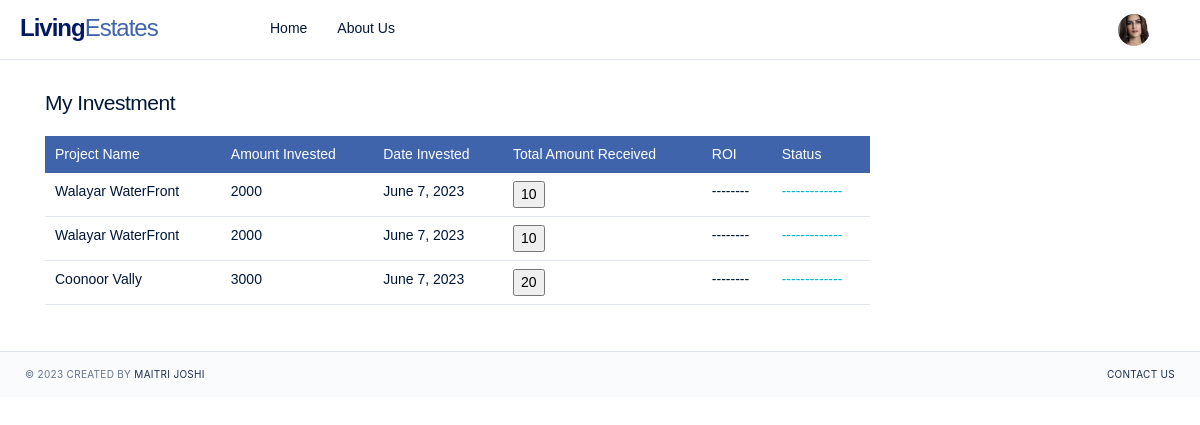
/user_my_investment/ (signed in), run on the app's committed database.
### app/models.py (models this page shows)
class Profile(models.Model):
    user=models.OneToOneField(User,null=True,on_delete=models.CASCADE)
    phone_no=models.CharField(max_length=10)
    address_line1=models.CharField(max_length=30)
    address_line2=models.CharField(max_length=30)
    pincode=models.CharField(max_length=30)
    city=models.CharField(max_length=30)
    country=models.CharField(max_length=30)
    image=models.ImageField(upload_to='profile',null=True,default='default.jpg')
    activate_flag=models.CharField(max_length=10,default='0')

class My_Investment(models.Model):
    amount_invested=models.CharField(max_length=20,default='00')
    amount_received=models.CharField(max_length=20,default='00')
    roi=models.CharField(max_length=10)
    date_of_invested = models.DateField(auto_now_add=True)
    date_of_received = models.CharField(max_length=30)
    project_name=models.CharField(max_length=100)
    username=models.CharField(max_length=20)
    def __str__(self):
        return '{} {} {}'.format(self.id,self.username,self.project_name)

### app/views.py (the view)
# urls.py: path('user_my_investment/', views.user_my_investment, name='user_my_investment'),
def user_my_investment(request):
    user1=request.user
    data1=My_Investment.objects.filter(username=user1)
    print('my investment',data1,user1)
    if request.user=='admin':
        return render(request,'my_investment.html',{'data1':data1})
    else:
        profile_info=Profile.objects.filter(user=request.user)
        if len(profile_info)==1:
            profile_info=Profile.objects.get(user=request.user)
        return render(request,'user_my_investment.html',{'profile':profile_info,'data1':data1})

### TEMPLATES/user_my_investment.html (shortened to what this page needs)
{% extends 'base_user.html'%}
{% block user_my_investment %}
<div class="content content-fixed content-auth">
    <div class="container">
        <div class="d-sm-flex align-items-center justify-content-between mg-b-20 mg-lg-b-25 mg-xl-b-20">
            <div>
                <h4 class="mg-b-0 tx-spacing--1">My Investment</h4>
            </div>
        </div>
        <div class="row">
            <div class="col-lg-9">
                <div class="table-responsive">
                    <table class="table">
                        <thead class="thead-primary">
                            <tr>
                                <th>Project Name</th>
                                <th>Amount Invested</th>
                                <th>Date Invested</th>
                                <th>Total Amount Received</th>
                                <th>ROI</th>
                                <th>Status</th>
                            </tr>
                        </thead>
                        <tbody>
                        {%for i in data1%}
                            <tr>
                                <td>{{i.project_name}}</td>
                                <td>{{i.amount_invested}}</td>
                                <td>{{i.date_of_invested}}</td>
                                <td>
                                    <form action="{% url 'user_my_investment_detail' %}" method="POST">
                                        <input type="submit" value="{{i.amount_received}}">
                                    </form>
                                <td>--------</td>
                                <td class="text-info">-------------</td>
                            </tr>
                        {%endfor%}
                        </tbody>
                    </table>
                </div>
            </div>
            <div class="col-lg-3">
            </div>
        </div>
    </div>
</div>
{%endblock%}

### TEMPLATES/base_user.html (shortened to what this page needs)
<!DOCTYPE html>
{% load static %}
<html lang="en">
<head>
    <link rel="stylesheet" href="{% static 'css/style1.css' %}">
    <link rel="stylesheet" href="{% static 'css/dashboard.css' %}">
</head>
<body class="page-profile">
    <header class="navbar navbar-header navbar-header-fixed">
        <div class="navbar-brand">
            <a href="#" class="df-logo">Living<span>Estates</span></a>
        </div>
        <div id="navbarMenu" class="navbar-menu-wrapper">
            <ul class="nav navbar-menu">
                <li class="nav-item">
                    <a href="{%url 'user_homepage'%}" class="nav-link">Home</a>
                </li>
                <li class="nav-item">
                    <a href="{%url 'user_about_us'%}" class="nav-link">About Us</a>
                </li>
            </ul>
        <div class="navbar-right">
            <div class="dropdown dropdown-profile">
                <a href="#" role="button" class="dropdown-link" data-bs-toggle="dropdown" data-bs-display="static">
                    <div class="avatar avatar-sm"><img src="{{profile.image.url}}" class="rounded-circle" alt=""></div>
                </a>
            </div>
        </div>
    </header>
{% block user_my_investment %}
{%endblock%}
    <footer class="footer">
        <div>
            <span>&copy; 2023 </span>
            <span>Created by <a href="#">Maitri Joshi</a></span>
        </div>
        <div>
            <nav class="nav">
                <a href="#" class="nav-link">Contact Us</a>
            </nav>
        </div>
    </footer>
</body>
</html>

### data on the page
Profile: image (picture)
My_Investment: project_name "Walayar WaterFront", amount_invested "2000", date_of_invested "June 7, 2023", amount_received "10"
My_Investment: project_name "Walayar WaterFront", amount_invested "2000", date_of_invested "June 7, 2023", amount_received "10"
My_Investment: project_name "Coonoor Vally", amount_invested "3000", date_of_invested "June 7, 2023", amount_received "20"
